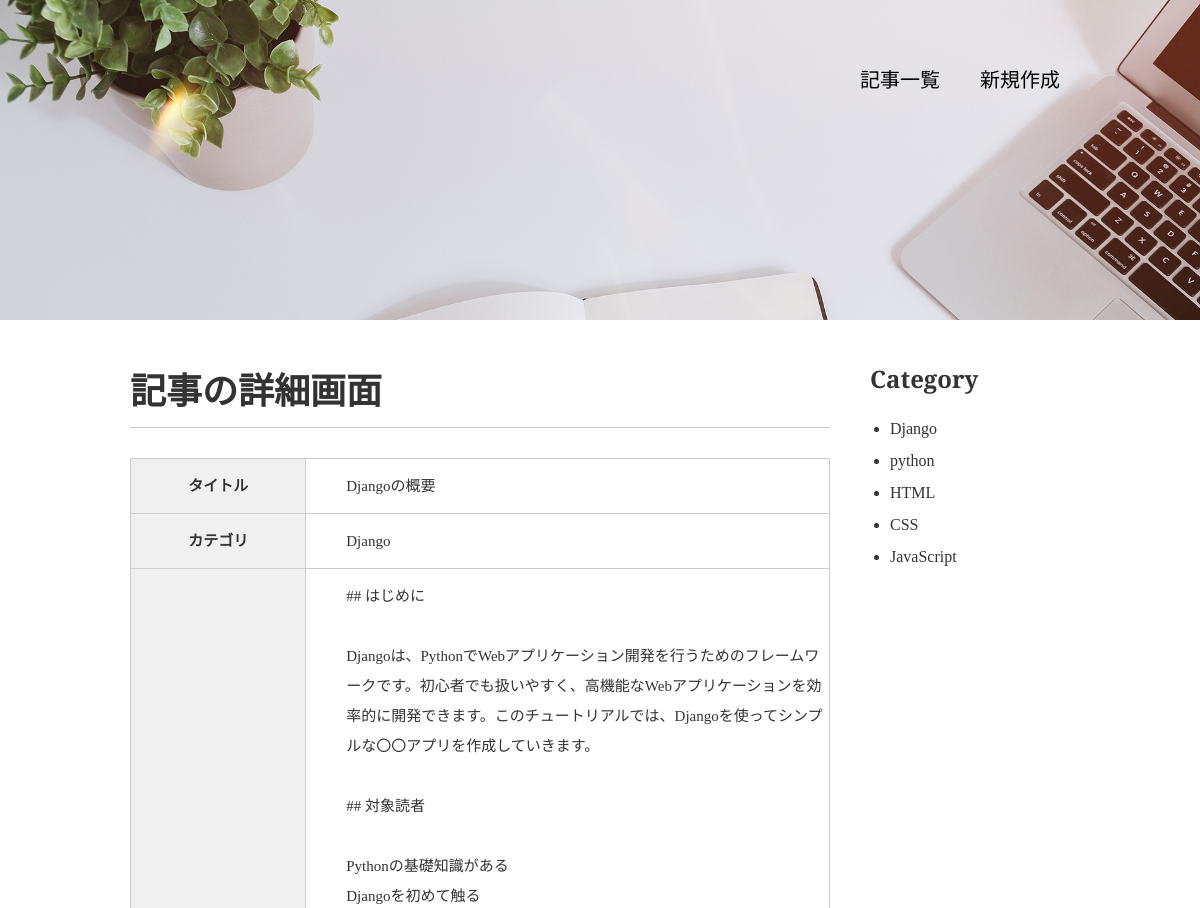
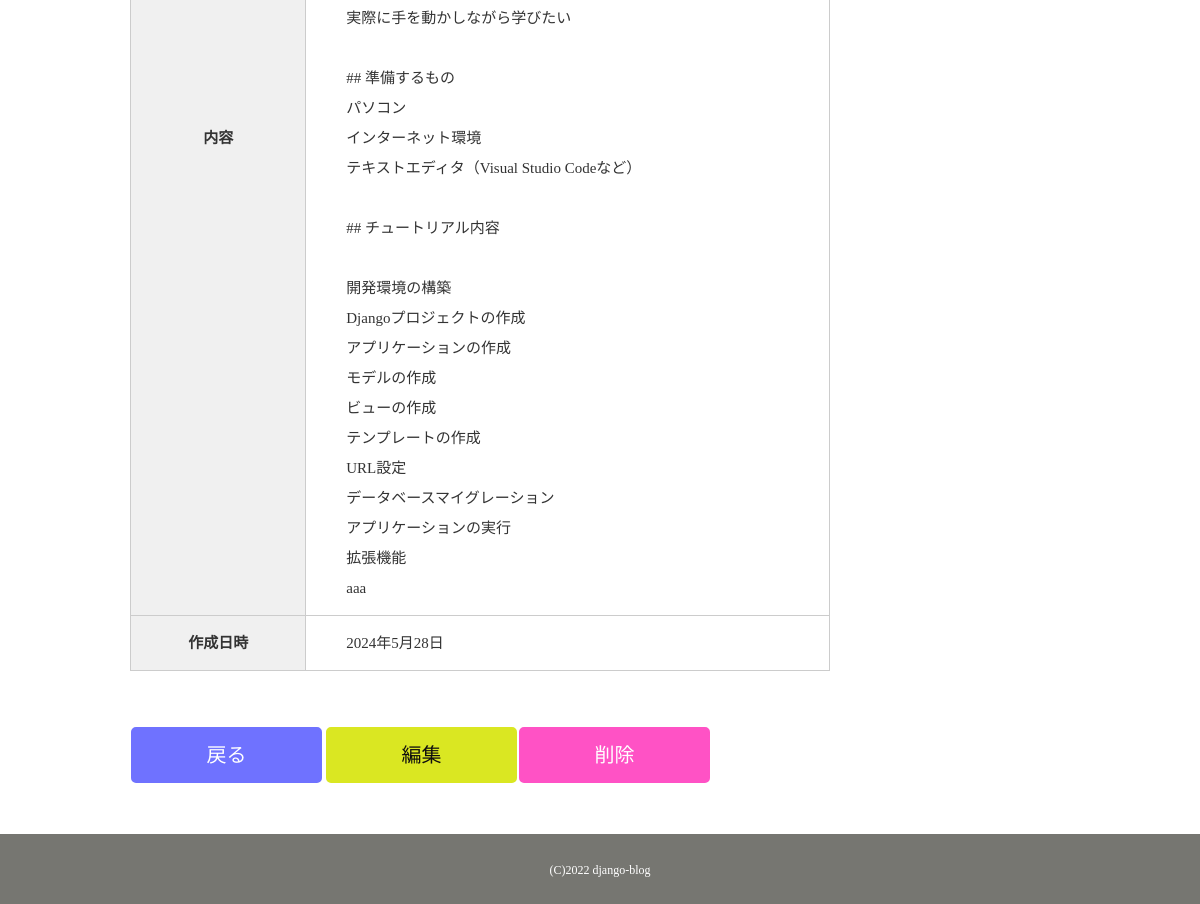
Page /detail/1/ on the committed database (2 pictures, top to bottom).
### blog/models.py (models this page shows, shortened)
class Blog(models.Model):
    class Meta:
       db_table ="blog"
       verbose_name ="ブログ記事"
       verbose_name_plural ="ブログ記事"
    title = models.CharField(verbose_name ="タイトル", max_length=100)
    content = models.TextField(verbose_name ="内容")
    postdate = models.DateField(verbose_name ="投稿日", auto_now_add=True)
    category = models.ForeignKey(Category, on_delete = models.PROTECT,verbose_name ="カテゴリ")

class Category(models.Model):
    class Meta:
       db_table ="category"
       verbose_name ="カテゴリ名"
       verbose_name_plural ="カテゴリ名"
    category_name = models.CharField(verbose_name ="カテゴリ名",max_length=100,unique=True)
    category_image = models.ImageField(verbose_name ="カテゴリ画像", upload_to="images/")
    def __str__(self):
        return self.category_name

### blog/views.py (the view)
# urls.py: path('detail/<int:pk>/', BlogDetailView.as_view(), name="detail"),
class BlogDetailView(DetailView):
    model = Blog
    template_name = 'blog/blog_detail.html'
    def get_context_data(self, **kwargs):
       context = super(BlogDetailView, self).get_context_data(**kwargs)
       context['category_list'] = Category.objects.all()
       return context

### templates/blog/blog_detail.html
{% extends './base.html' %} {% block contents %}
<div id="wrap" class="clearfix">
  <div class="content">
    <div class="main">
      <section class="career">
        <h1>記事の詳細画面</h1>
        <table>
          <tr>
            <th>タイトル</th>
            <td>{{ object.title }}</td>
          </tr>
          <tr>
            <th>カテゴリ</th>
            <td>{{ object.category }}</td>
          </tr>
          <tr>
            <th>内容</th>
            <td>{{ object.content|linebreaksbr }}</td>
          </tr>
          <tr>
            <th>作成日時</th>
            <td>{{ object.postdate }}</td>
          </tr>
        </table>
      </section>
      <table>
        <tr>
          <td>
            <p class="btn"><a href="{% url 'blog:blog_list' %}">戻る</a></p>
          </td>
          <td>
            <td><p class="btn-edit"><a href="{% url 'blog:edit' object.pk %}">編集</a></td>
          </td>
          <td>
            <p class="btn-delete"><a href="{% url 'blog:delete' object.pk %}">削除</a></p>
          </td>
        </tr>
      </table>
    </div>
    {% include 'blog/widgets/side_category.html' %}
  </div>
</div>
{% endblock %}

### templates/blog/widgets/side_category.html
<aside class="sidebar">
  <h2>Category</h2>
  <ul>
    {% for category in category_list %}
    <li>{{ category.category_name }}</li>
    {% endfor %}
  </ul>
</aside>

### blog/static/css/style.css (style rules this page uses)
body { margin: 0; padding: 0; background-color: #cccccc; color: #333333; font-size: 15px; line-height: 2; }
p, h1, h2, h3, h4, h5, h6 { margin-top: 0; }
ul { margin: 0; padding: 0; }
a { color: #3583aa; text-decoration: none; }
#wrap { clear: both; background-color: #ffffff; margin-top: 220px; padding: 35px 0; }
.content { width: 960px; margin: 0 auto; }
.btn a { background-color: #6f72ff; color: #ffffff; font-size: 20px; font-family: 'Bitter', serif; width: 185px; display: block; text-align: center; line-height: 50px; margin-top: 20px; border-radius: 5px; border: 3px solid #6f72ff; }
.btn-delete a { background-color: #ff52c5; color: #ffffff; font-size: 20px; font-family: 'Bitter', serif; width: 185px; display: block; text-align: center; line-height: 50px; margin-top: 20px; border-radius: 5px; border: 3px solid #ff52c5; }
.btn-edit a { background-color: #dae722; color: #0f0e0e; font-size: 20px; font-family: 'Bitter', serif; width: 185px; display: block; text-align: center; line-height: 50px; margin-top: 20px; border-radius: 5px; border: 3px solid #dae722; }
h1 { font-family: 'Bitter', serif; font-size: 36px; border-bottom: 1px solid #cccccc; }
h2 { font-family: 'Bitter', serif; font-size: 24px; }
.clearfix:after { content: ""; display: block; clear: both; }
section { margin-bottom: 35px; }
#portfolio .career th { width: 240px; background-color: #f0f0f0; padding: 12px 0; border: 1px solid #cccccc; }
#portfolio .career td { width: 660px; padding: 12px 0 12px 40px; border: 1px solid #cccccc; }
table { border-spacing: 0; border-collapse: collapse; }
#portfolio { background-image: url(../images/home-bg.jpg); background-repeat: no-repeat; background-position: center top; background-attachment: fixed; background-size: 100% auto; }
.main { width: 700px; margin: 0 10px; float: left; }
.sidebar { width: 200px; margin: 0 10px 0 30px; float: right; font-family: 'Bitter', serif; }
.sidebar h2 { margin-bottom: 10px; }
.sidebar ul { font-size: 16px; margin-left: 20px; }

### rows in the picture
Blog: title "Djangoの概要", category "Django", content "## はじめに Djangoは、PythonでWebアプリケーション開発を行うためのフレームワークです。初心者でも扱いやすく、高機能なWebアプリケーションを効率的に開発できます。このチュートリアルでは、Djangoを使ってシンプルな〇〇アプリを作成していきます。 ## 対象読者 Pythonの基礎知識がある Djangoを初めて触る 実際に手を動かしながら学びたい ## 準備するもの パソコン インターネット環境 テキストエディタ（Visual Studio Codeなど） ## チュートリアル内容 開発環境の構築 Djangoプロジェクトの作成 アプリケーションの作成 モデルの作成 ビューの作成 テンプレートの作成 URL設定 データベースマイグレーション アプリケーションの実行 拡張機能 aaa", postdate "2024年5月28日"
Category: category_name "Django"
Category: category_name "python"
Category: category_name "HTML"
Category: category_name "CSS"
Category: category_name "JavaScript"
